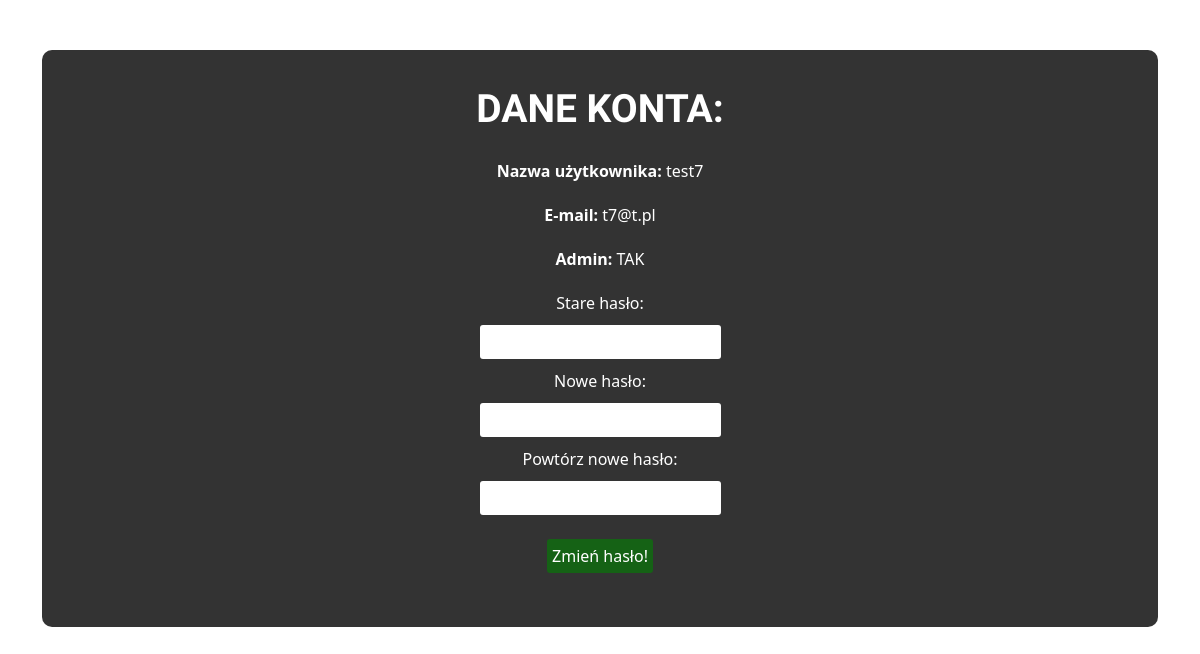
The page /profil.php (signed in) on the database its author committed.
### tables this page shows
CREATE TABLE `uzytkownicy` (
  `id` int(3) NOT NULL,
  `uzytkownik` text NOT NULL,
  `haslo` text DEFAULT NULL,
  `email` text NOT NULL,
  `admin` tinyint(1) NOT NULL
);

### profil.php (the view, shortened to what this page needs)
<?php
        $tokengoogle=true;
        if(!isset($_SESSION['logowanie_google'])){
            $tokengoogle=false;
        }
    require_once "polaczenie.php";
	$polaczenie = @new mysqli($host, $db_user, $db_password, $db_name);
	if ($polaczenie->connect_errno!=0)
	{
		echo "Error: ".$polaczenie->connect_errno;
	}
	else{
    if(!$tokengoogle){
    $iduzyt=$_SESSION['id'];
    $wynik=$polaczenie->query("SELECT * FROM uzytkownicy WHERE id='$iduzyt'");
    $wiersz=$wynik->fetch_assoc();
    $nazwa=$wiersz['uzytkownik'];
    $email=$wiersz['email'];
    $admin=$wiersz['admin'];
    if($admin == 0){
      $admin = "NIE";
    } else {
      $admin = "TAK";
    }
}
}
?>
<!DOCTYPE html>
<html lang="pl">
<head>
  <link rel="stylesheet" href="styles/main.css?v=<?php echo time(); ?>">
  <link rel="stylesheet" href="styles/profil.css?v=<?php echo time(); ?>">
  <link href="https://cdn.jsdelivr.net/npm/bootstrap@5.1.1/dist/css/bootstrap.min.css" rel="stylesheet">
</head>
<body>
  <nav>
    <button class="hamburger">
      <span class="hamburger__box">
        <span class="hamburger__inner"></span>
      </span>
    </button>
  </nav>
  <div class="container color-white text-center font-size-small">
    <div class="content">
      <?php
if(!$tokengoogle){
echo '<div class="title"><b>DANE KONTA: </b></div>';
echo '<div class="item"><b>Nazwa użytkownika: </b>'.$nazwa.'</div>';
echo '<div class="item"><b>E-mail: </b>'.$email.'</div>';
echo '<div class="item"><b>Admin: </b>'.$admin.'</div>';
echo '<form method="POST">';
echo '<div class="item">Stare hasło:</div><input type="password" name="haslo"/></br>';
echo '<div class="item">Nowe hasło:</div><input type="password" name="haslo1"/></br>';
echo '<div class="item">Powtórz nowe hasło:</div><input type="password" name="haslo2"/></br></br>';
echo'<button type="submit" class="btn-green">Zmień hasło!</button></br></br>';
echo '</form>';
}
?>
    </div>
  </div>
</body>
</html>

### styles/main.css (style rules this page uses)
html { box-sizing: border-box; }
*, *::before, *::after { box-sizing: inherit; }
body { background-color: #171717; padding: 0; margin: 0; background-image: url("../images/zamosc.jpg"); background-size: cover; background-repeat: no-repeat; background-attachment: fixed; }
.hamburger { padding: 10px; display: inline-block; cursor: pointer; background-color: transparent; border: 0; margin: 0; }
.hamburger, .navigation { transition: transform 0.3s 0.1s ease-in-out; z-index: 999; position: fixed; }
.hamburger__box { width: 35px; height: 24px; display: inline-block; position: relative; }
.hamburger__inner { width: 100%; height: 3px; background-color: #ffffff; position: absolute; left: 0; top: 50%; transform: translateY(-50%); transition: background-color 0.1s 0.2s ease-in-out; }
.hamburger__inner::before, .hamburger__inner::after { width: 100%; height: 3px; background-color: #ffffff; position: absolute; content: ""; left: 0; transition: transform 0.2s 0.2s ease-in-out; }
.hamburger__inner::before { top: -10px; }
.hamburger__inner::after { top: 10px; }
button { border: 0; border-radius: 3px !important; cursor: pointer; outline: 0; padding: 5px; }
input { border: 0; border-radius: 3px; outline: 0; padding: 5px; }
.btn-green { background-color: rgba(0, 128, 0, 0.6); color: #fff; }
.color-white { color: #ffffff; }
.text-center { text-align: center; }

### styles/profil.css (style rules this page uses)
.container { width: 100%; padding: 50px 20px 20px; }
.container .content { display: flex; align-items: center; flex-direction: column; justify-content: center; background-color: rgba(0, 0, 0, 0.8); border-radius: 10px; padding: 30px; }
.container .content .title { font-size: 39px; font-family: "Dela Gothic One", cursive; padding-bottom: 10px; }
.container .content .item { padding: 10px 0; }
@media (min-width: 768px) { .container { padding: 50px 100px 20px; } }

### rows shown on the page
uzytkownicy: uzytkownik "test7", email "t7@t.pl", admin "TAK"
